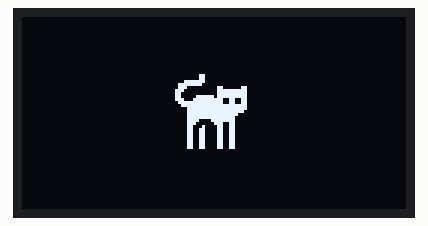
This sketch was run on a simulated ESP8266 (NodeMCU). Parts: 128×64 one-colour display.

Above: at 0.17 s.
At 5.54 s:
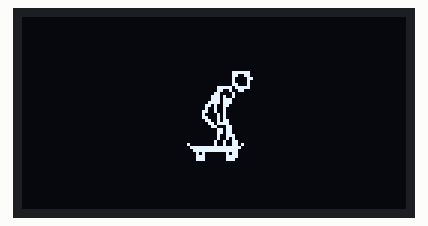
At 10.49 s:
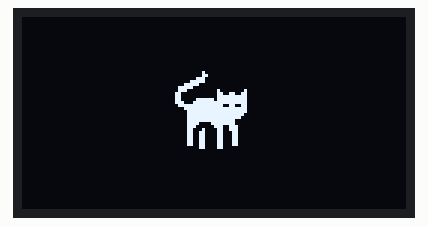
At 19.73 s:
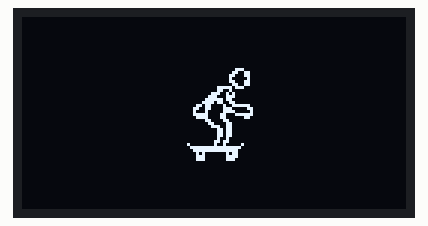
At 28.19 s:
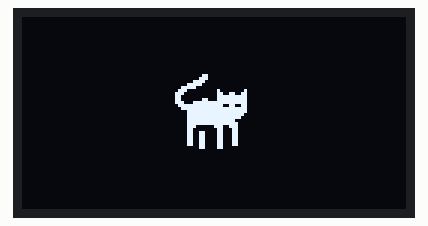
At 39.57 s:
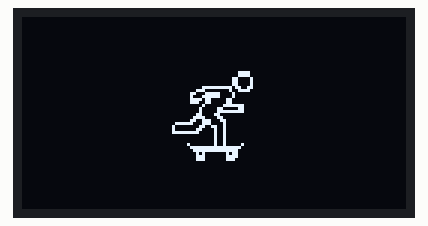

The sketch:

animateBitmapESP.ino
```cpp
#include "constants.h"
#include <Wire.h>
#include "SSD1306Wire.h"
#include "animations/main.h"

SSD1306Wire display(0x3c, SDA, SCL);  // ADDRESS, SDA, SCL

// Variables for FPS calculation and toggle
unsigned long previousMillis = 0;
int frameCount = 0;
float fps = 0;
bool showFPS = false;  // Toggle variable to show/hide FPS
// The fps should be 1000 / frameDelay if the performance is good.
// If you want an specific frame rate you can set it like this: int frameDelay = 1000 / desiredFPS;

void setupDisplay() {
  display.init();
  display.flipScreenVertically();
}

// Function to animate a bitmap and update FPS
void animateBitmap(const unsigned char *bitmapArray[], int frames,
                   int frameDelay, int repetitions, int width, int height, int xPos, int yPos) {
  for (int j = 0; j < repetitions; j++) {
    for (int i = 0; i < frames; i++) {
      display.clear();  // Clear the screen for the new frame

      // Draw the animation frame
      display.drawXbm(xPos, yPos, width, height, bitmapArray[i]);

      // If FPS display is enabled, update FPS
      if (showFPS) {
        updateFPS();
      }

      // Display everything
      display.display();

      delay(frameDelay);  // Delay for frame rate
    }
  }
}

// Function to calculate and display FPS
void updateFPS() {
  frameCount++;
  unsigned long currentMillis = millis();

  // Calculate FPS every second
  if (currentMillis - previousMillis >= 1000) {
    fps = frameCount / ((currentMillis - previousMillis) / 1000.0);
    previousMillis = currentMillis;
    frameCount = 0;
  }

  // Display FPS in the top-left corner
  display.setFont(ArialMT_Plain_10);
  display.drawString(0, 0, "FPS: " + String(fps, 1));
}

void setup() {
  setupDisplay();
}

void loop() {
  animateBitmap(cat, 28, 16, 2, 30, 30, (DISPLAY_WIDTH - 30) / 2, (DISPLAY_HEIGHT - 30) / 2);
  animateBitmap(skate, 28, 16, 2, 32, 32, (DISPLAY_WIDTH - 32) / 2, (DISPLAY_HEIGHT - 30) / 2);
  // delay(2000);
}
```

main.h
```cpp
#include "cat.h"
// #include "code.h"
#include "skate.h"
```

constants.h
```cpp
#ifndef CONSTANTS_H
#define CONSTANTS_H

const int DISPLAY_WIDTH = 128;
const int DISPLAY_HEIGHT = 64;

#endif
```

Source omitted: cat.h (data table, 23676 bytes), skate.h (data table, 24832 bytes)
